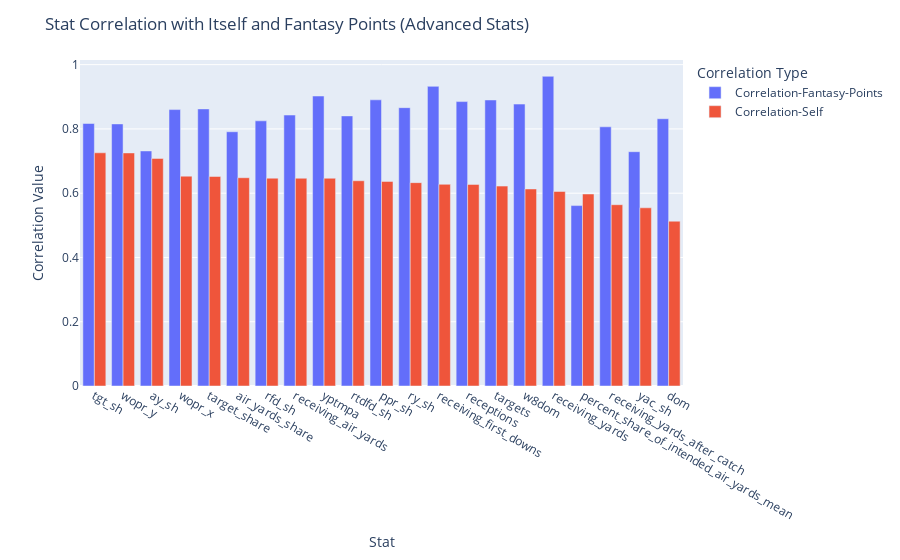

Source (notebook cell):
### Code cell
fig = px.bar(df_high_corrs, x="Stat", y=["Correlation-Fantasy-Points", "Correlation-Self"],
                barmode='group')

# Update layout
fig.update_layout(
    title='Stat Correlation with Itself and Fantasy Points (Advanced Stats)',
    xaxis_title='Stat',
    yaxis_title='Correlation Value',
    legend_title='Correlation Type'
)

fig.write_html("../../interactive/WR/stability/season/correlation-bar-advanced-stats-focused.html")

fig.show()

### Figure 1 — Plotly figure (JSON) as saved in the notebook; plotly's stock layout.template omitted (floating-point values rounded to 4 significant figures)
{"data": [{"alignmentgroup": "True", "hovertemplate": "variable=Correlation-Fantasy-Points<br>Stat=%{x}<br>value=%{y}<extra></extra>", "legendgroup": "Correlation-Fantasy-Points", "marker": {"color": "#636efa", "pattern": {"shape": ""}}, "name": "Correlation-Fantasy-Points", "offsetgroup": "Correlation-Fantasy-Points", "orientation": "v", "showlegend": true, "textposition": "auto", "type": "bar", "x": ["tgt_sh", "wopr_y", "ay_sh", "wopr_x", "target_share", "air_yards_share", "rfd_sh", "receiving_air_yards", "yptmpa", "rtdfd_sh", "ppr_sh", "ry_sh", "receiving_first_downs", "receptions", "targets", "w8dom", "receiving_yards", "percent_share_of_intended_air_yards_mean", "receiving_yards_after_catch", "yac_sh", "dom"], "xaxis": "x", "y": [0.8168, 0.8156, 0.7315, 0.8601, 0.8622, 0.7912, 0.8251, 0.8432, 0.9024, 0.8405, 0.8905, 0.8662, 0.9325, 0.8851, 0.89, 0.8773, 0.9638, 0.5614, 0.8066, 0.7291, 0.8317], "yaxis": "y"}, {"alignmentgroup": "True", "hovertemplate": "variable=Correlation-Self<br>Stat=%{x}<br>value=%{y}<extra></extra>", "legendgroup": "Correlation-Self", "marker": {"color": "#EF553B", "pattern": {"shape": ""}}, "name": "Correlation-Self", "offsetgroup": "Correlation-Self", "orientation": "v", "showlegend": true, "textposition": "auto", "type": "bar", "x": ["tgt_sh", "wopr_y", "ay_sh", "wopr_x", "target_share", "air_yards_share", "rfd_sh", "receiving_air_yards", "yptmpa", "rtdfd_sh", "ppr_sh", "ry_sh", "receiving_first_downs", "receptions", "targets", "w8dom", "receiving_yards", "percent_share_of_intended_air_yards_mean", "receiving_yards_after_catch", "yac_sh", "dom"], "xaxis": "x", "y": [0.7257, 0.7253, 0.7081, 0.653, 0.652, 0.6482, 0.6467, 0.6465, 0.6465, 0.6387, 0.6366, 0.6328, 0.6276, 0.6273, 0.6221, 0.6132, 0.6053, 0.5974, 0.5641, 0.5545, 0.5128], "yaxis": "y"}], "layout": {"barmode": "group", "legend": {"title": {"text": "Correlation Type"}, "tracegroupgap": 0}, "margin": {"t": 60}, "title": {"text": "Stat Correlation with Itself and Fantasy Points (Advanced Stats)"}, "xaxis": {"anchor": "y", "domain": [0, 1], "title": {"text": "Stat"}}, "yaxis": {"anchor": "x", "domain": [0, 1], "title": {"text": "Correlation Value"}}}}
